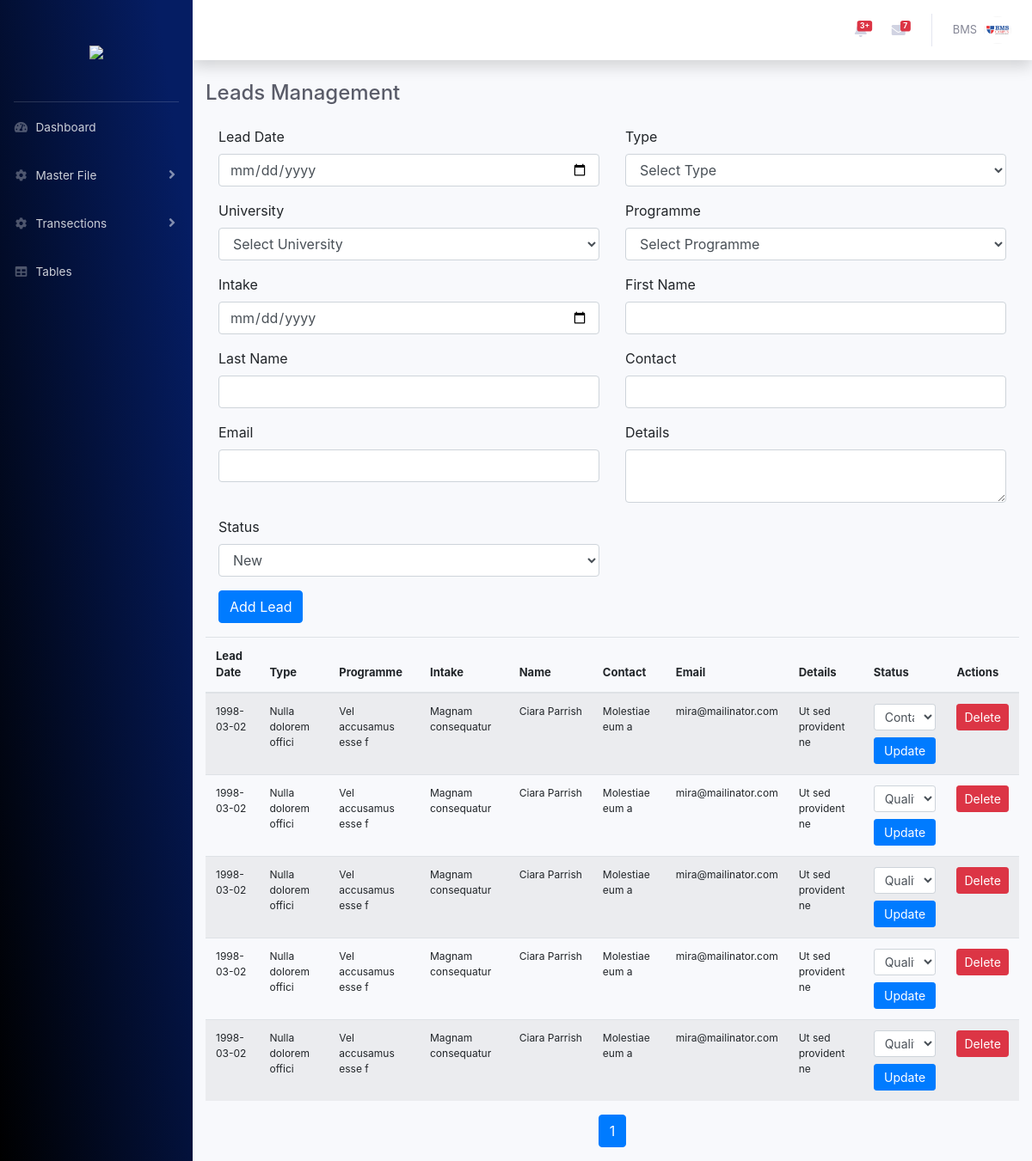
Before: /addLeads.php with the older database file.
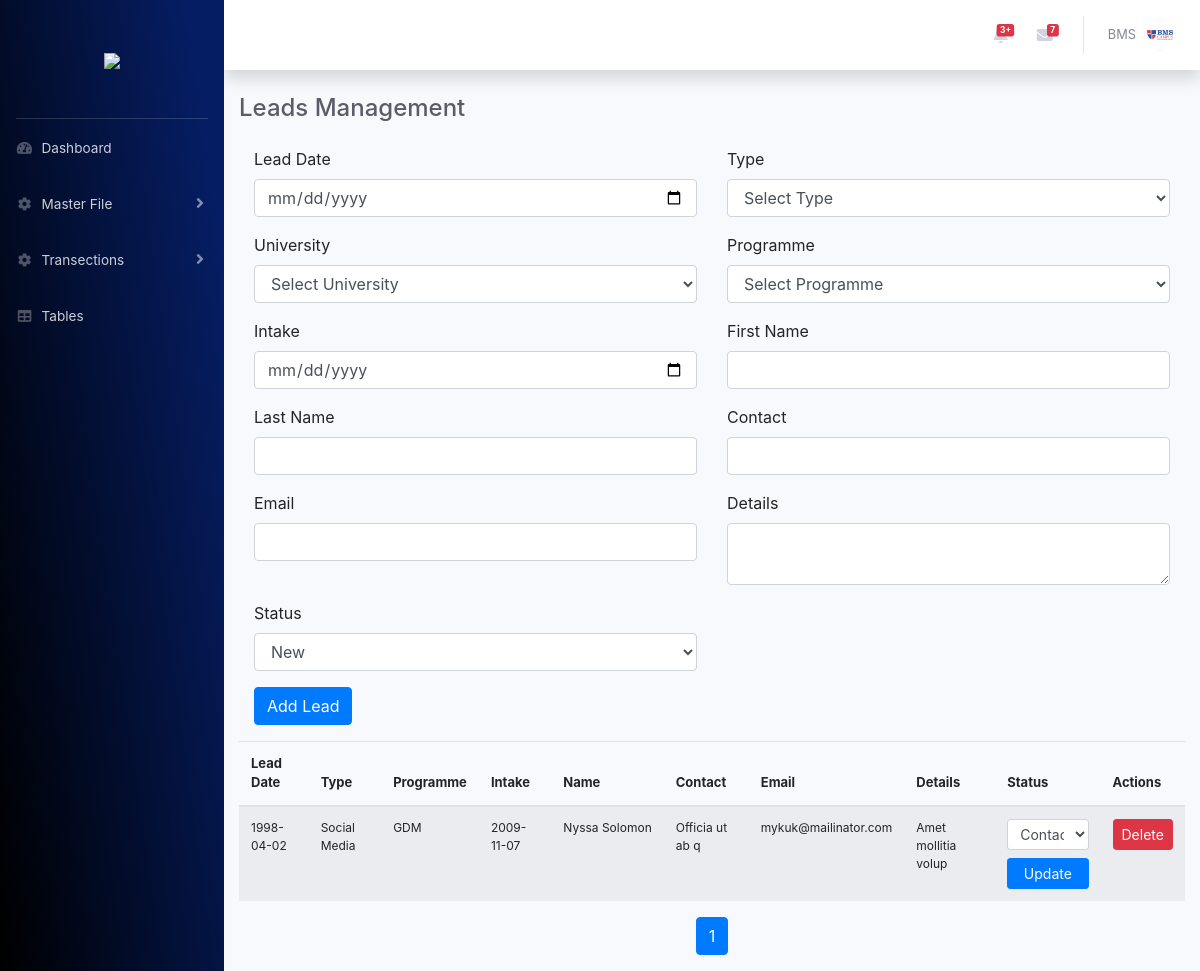
After: the same page with the newer database file.
### tables this page shows
CREATE TABLE `leads` (
  `id` int(11) NOT NULL,
  `lead_date` date NOT NULL,
  `type` varchar(255) NOT NULL,
  `university` int(11) NOT NULL,
  `programme` varchar(255) NOT NULL,
  `intake` varchar(255) NOT NULL,
  `first_name` varchar(255) NOT NULL,
  `last_name` varchar(255) NOT NULL,
  `contact` varchar(15) NOT NULL,
  `email` varchar(255) NOT NULL,
  `details` text DEFAULT NULL,
  `status` varchar(255) NOT NULL
);

### addLeads.php (the view, shortened to what this page needs)
<?php
include("database/connection.php");
include("includes/header.php");
$results_per_page = 10;
$page = isset($_GET['page']) ? (int)$_GET['page'] : 1;
$start = ($page - 1) * $results_per_page;
$sql = "SELECT * FROM leads LIMIT $start, $results_per_page";
$result = $conn->query($sql);
$sql_total = "SELECT COUNT(*) as total FROM leads";
$result_total = $conn->query($sql_total);
$total_rows = $result_total->fetch_assoc()['total'];
$total_pages = ceil($total_rows / $results_per_page);
?>
<div id="wrapper">
    <?php include("nav.php"); ?>
    <div id="content-wrapper" class="d-flex flex-column">
        <div id="content">
            <?php include("includes/topnav.php"); ?>
            <div class="container-fluid">
                <div class="d-sm-flex align-items-center justify-content-between mb-4">
                    <h4 class="h4 mb-0 text-gray-800">Leads Management</h4>
                </div>
                <div class="container">
                    <form action="" method="post" class="mb-3">
                        <div class="row">
                            <div class="col-md-6">
                                <div class="form-group">
                                    <label for="lead_date">Lead Date</label>
                                    <input type="date" class="form-control" id="lead_date" name="lead_date" required>
                                </div>
                            </div>
                            <div class="col-md-6">
                                <div class="form-group">
                                    <label for="type">Type</label>
                                    <select class="form-control" id="type" name="type" required>
                                        <option value="" disabled selected>Select Type</option>
                                    </select>
                                </div>
                            </div>
                            <div class="col-md-6">
                                <div class="form-group">
                                    <label for="university">University</label>
                                    <select class="form-control select2" id="university" name="university" required>
                                        <option value="">Select University</option>
                                    </select>
                                </div>
                            </div>
                            <div class="col-md-6">
                                <div class="form-group">
                                    <label for="programme">Programme</label>
                                    <select class="form-control" id="programme" name="programme" required>
                                        <option value="">Select Programme</option>
                                    </select>
                                </div>
                            </div>
                            <div class="col-md-6">
                                <div class="form-group">
                                    <label for="intake">Intake</label>
                                    <input type="date" class="form-control" id="intake" name="intake" required>
                                </div>
                            </div>
                            <div class="col-md-6">
                                <div class="form-group">
                                    <label for="first_name">First Name</label>
                                    <input type="text" class="form-control" id="first_name" name="first_name" required>
                                </div>
                            </div>
                            <div class="col-md-6">
                                <div class="form-group">
                                    <label for="last_name">Last Name</label>
                                    <input type="text" class="form-control" id="last_name" name="last_name" required>
                                </div>
                            </div>
                            <div class="col-md-6">
                                <div class="form-group">
                                    <label for="contact">Contact</label>
                                    <input type="text" class="form-control" id="contact" name="contact" required>
                                </div>
                            </div>
                            <div class="col-md-6">
                                <div class="form-group">
                                    <label for="email">Email</label>
                                    <input type="email" class="form-control" id="email" name="email" required>
                                </div>
                            </div>
                            <div class="col-md-6">
                                <div class="form-group">
                                    <label for="details">Details</label>
                                    <textarea class="form-control" id="details" name="details" required></textarea>
                                </div>
                            </div>
                            <div class="col-md-6">
                                <div class="form-group">
                                    <label for="status">Status</label>
                                    <select class="form-control" id="status" name="status" required>
                                        <option value="New">New</option>
                                    </select>
                                </div>
                            </div>
                        </div>
                        <button type="submit" name="add_lead" class="btn btn-primary">Add Lead</button>
                    </form>
                </div>
                <table class="table table-striped">
                    <thead style="font-size: 13px;">
                        <tr>
                            <th>Lead Date</th>
                            <th>Type</th>
                            <th>Programme</th>
                            <th>Intake</th>
                            <th> Name</th>
                            <th>Contact</th>
                            <th>Email</th>
                            <th>Details</th>
                            <th>Status</th>
                            <th>Actions</th>
                        </tr>
                    </thead>
                    <tbody style="font-size: 12px;">
                        <?php while ($row = $result->fetch_assoc()): ?>
                            <tr>
                                <td><?php echo $row['lead_date']; ?></td>
                                <td><?php echo $row['type']; ?></td>
                                <td><?php echo $row['programme']; ?></td>
                                <td><?php echo $row['intake']; ?></td>
                                <td><?php echo $row['first_name']; ?>&nbsp;<?php echo $row['last_name']; ?></td>
                                <td><?php echo $row['contact']; ?></td>
                                <td><?php echo $row['email']; ?></td>
                                <td><?php echo $row['details']; ?></td>
                                <td>
                                    <form class="update-status-form" style="display: inline;">
                                        <select class="form-control select2 form-control-sm" name="status">
                                            <option value="Contacted" <?php if ($row['status'] == 'Contacted') echo 'selected'; ?>>Contacted</option>
                                            <option value="Qualified" <?php if ($row['status'] == 'Qualified') echo 'selected'; ?>>Qualified</option>
                                        </select>
                                        <button type="button" class="btn btn-primary btn-sm mt-2 update-status-btn w-100">Update</button>
                                    </form>
                                </td>
                                <td>
                                    <form class="delete-lead-form" style="display: inline;">
                                        <button type="button" class="btn btn-danger btn-sm delete-lead-btn">Delete</button>
                                    </form>
                                </td>
                            </tr>
                        <?php endwhile; ?>
                    </tbody>
                </table>
                <nav aria-label="Page navigation">
                    <ul class="pagination justify-content-center">
                        <?php for ($i = 1; $i <= $total_pages; $i++): ?>
                            <li class="page-item <?php if ($i == $page) echo 'active'; ?>">
                                <a class="page-link" href="?page=<?php echo $i; ?>"><?php echo $i; ?></a>
                            </li>
                        <?php endfor; ?>
                    </ul>
                </nav>
            </div>
        </div>
        <?php include("includes/footer.php"); ?>
</body>
</html>

### includes/header.php (shortened to what this page needs)
<!DOCTYPE html>
<html lang="en">
<head>
    <link href="vendor/fontawesome-free/css/all.min.css" rel="stylesheet" type="text/css">
    <link href="css/sb-admin-2.min.css" rel="stylesheet">
    <link href="https://stackpath.bootstrapcdn.com/bootstrap/4.5.2/css/bootstrap.min.css" rel="stylesheet">
    <link href="https://cdn.jsdelivr.net/npm/select2@4.1.0-beta.1/dist/css/select2.min.css" rel="stylesheet" />
    <link rel="stylesheet" href="https://maxcdn.bootstrapcdn.com/bootstrap/4.5.2/css/bootstrap.min.css">
</head>
<body id="page-top">

### nav.php (shortened to what this page needs)
<?php
$current_url = basename($_SERVER['REQUEST_URI'], ".php");
?>
<ul class="navbar-nav bg-gradient-primary sidebar sidebar-dark accordion" id="accordionSidebar">
    <a class="sidebar-brand d-flex align-items-center justify-content-center mt-4 mb-4" href="index">
        <div class="sidebar-brand-text mx-3"><img src="http://184.174.39.59:216/img/logo4.png" class="img-fluid"></div>
    </a>
    <hr class="sidebar-divider my-0">
    <li class="nav-item <?= ($current_url == 'index') ? 'active' : '' ?>" id="navHover">
        <a class="nav-link" href="index">
            <i class="fas fa-fw fa-tachometer-alt"></i>
            <span>Dashboard</span></a>
    </li>
    <li class="nav-item <?= ($current_url == 'create_lead' ||
                            $current_url == 'create_year' ||
                            $current_url == 'create_semester' ||
                            $current_url == 'create_criteria' ||
                            $current_url == 'create_universities' ||
                            $current_url == 'create_coordinators' ||
                            $current_url == 'create_program' ||
                            $current_url == 'create_lecturer' ||
                            $current_url == 'create_module' ||
                            $current_url == 'create_batch' ||
                            $current_url == 'create_grade' ||
                            $current_url == 'create_currency' ||
                            $current_url == 'create_status' ||
                            $current_url == 'create_decision'
                        ) ? 'active' : '' ?>" id="navHover">
        <a class="nav-link collapsed" href="#" data-toggle="collapse" data-target="#collapseOne"
            aria-expanded="true" aria-controls="collapseOne">
            <i class="fas fa-fw fa-cog"></i>
            <span>Master File</span>
        </a>
    </li>
    <li class="nav-item" id="navHover">
        <a class="nav-link collapsed" href="#" data-toggle="collapse" data-target="#collapseTwo"
            aria-expanded="true" aria-controls="collapseTwo">
            <i class="fas fa-fw fa-cog"></i>
            <span>Transections</span>
        </a>
    </li>
    <li class="nav-item" id="navHover">
        <a class="nav-link" href="tables">
            <i class="fas fa-fw fa-table"></i>
            <span>Tables</span></a>
    </li>
</ul>

### includes/topnav.php (shortened to what this page needs)
<nav class="navbar navbar-expand navbar-light bg-white topbar mb-4 static-top shadow">
    <ul class="navbar-nav ml-auto">
        <li class="nav-item dropdown no-arrow mx-1">
            <a class="nav-link dropdown-toggle" href="#" id="alertsDropdown" role="button"
                data-toggle="dropdown" aria-haspopup="true" aria-expanded="false">
                <span class="badge badge-danger badge-counter">3+</span>
            </a>
        </li>
        <li class="nav-item dropdown no-arrow mx-1">
            <a class="nav-link dropdown-toggle" href="#" id="messagesDropdown" role="button"
                data-toggle="dropdown" aria-haspopup="true" aria-expanded="false">
                <i class="fas fa-envelope fa-fw"></i>
                <span class="badge badge-danger badge-counter">7</span>
            </a>
        </li>
        <li class="nav-item dropdown no-arrow">
            <a class="nav-link dropdown-toggle" href="#" id="userDropdown" role="button"
                data-toggle="dropdown" aria-haspopup="true" aria-expanded="false">
                <span class="mr-2 d-none d-lg-inline text-gray-600 small">BMS</span>
                <img class="img-profile rounded-circle"
>
            </a>
        </li>
    </ul>
</nav>

### includes/footer.php (shortened to what this page needs)
</div>
</div>
</body>
</html>

Changed rows visible on the page:
removed leads: lead_date "1998-03-02", type "Nulla dolorem offici", programme "Vel accusamus esse f", intake "Magnam consequatur", first_name "Ciara", last_name "Parrish", contact "Molestiae eum a", email "mira@mailinator.com", details "Ut sed provident ne", status "Contacted"
removed leads: lead_date "1998-03-02", type "Nulla dolorem offici", programme "Vel accusamus esse f", intake "Magnam consequatur", first_name "Ciara", last_name "Parrish", contact "Molestiae eum a", email "mira@mailinator.com", details "Ut sed provident ne", status "Qualified"
removed leads: lead_date "1998-03-02", type "Nulla dolorem offici", programme "Vel accusamus esse f", intake "Magnam consequatur", first_name "Ciara", last_name "Parrish", contact "Molestiae eum a", email "mira@mailinator.com", details "Ut sed provident ne", status "Qualified"
removed leads: lead_date "1998-03-02", type "Nulla dolorem offici", programme "Vel accusamus esse f", intake "Magnam consequatur", first_name "Ciara", last_name "Parrish", contact "Molestiae eum a", email "mira@mailinator.com", details "Ut sed provident ne", status "Qualified"
removed leads: lead_date "1998-03-02", type "Nulla dolorem offici", programme "Vel accusamus esse f", intake "Magnam consequatur", first_name "Ciara", last_name "Parrish", contact "Molestiae eum a", email "mira@mailinator.com", details "Ut sed provident ne", status "Qualified"
added leads: lead_date "1998-04-02", type "Social Media", programme "GDM", intake "2009-11-07", first_name "Nyssa", last_name "Solomon", contact "Officia ut ab q", email "mykuk@mailinator.com", details "Amet mollitia volup", status "Contacted"
